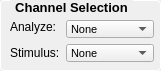
                 <widget class="QGroupBox" name="groupBox_2">
                  <property name="sizePolicy">
                   <sizepolicy hsizetype="Fixed" vsizetype="Fixed">
                    <horstretch>0</horstretch>
                    <verstretch>0</verstretch>
                   </sizepolicy>
                  </property>
                  <property name="minimumSize">
                   <size>
                    <width>161</width>
                    <height>71</height>
                   </size>
                  </property>
                  <property name="maximumSize">
                   <size>
                    <width>161</width>
                    <height>71</height>
                   </size>
                  </property>
                  <property name="font">
                   <font>
                    <pointsize>10</pointsize>
                    <bold>true</bold>
                   </font>
                  </property>
                  <property name="styleSheet">
                   <string notr="true">QGroupBox {
            border: 1px solid #ffffff;
            border-radius: 4px;
            margin-top: 0.5em;
            padding-top: 0.5em;
        }

        QGroupBox::title {
            subcontrol-origin: margin;
            left: 10px;
            padding: 0 3px 0 3px;
        }</string>
                  </property>
                  <property name="title">
                   <string>Channel Selection</string>
                  </property>
                  <widget class="QWidget" name="layoutWidget">
                   <property name="geometry">
                    <rect>
                     <x>10</x>
                     <y>20</y>
                     <width>144</width>
                     <height>44</height>
                    </rect>
                   </property>
                   <layout class="QFormLayout" name="formLayout">
                    <item row="0" column="0">
                     <widget class="QLabel" name="AnalyzeLabel">
                      <property name="sizePolicy">
                       <sizepolicy hsizetype="Fixed" vsizetype="Fixed">
                        <horstretch>0</horstretch>
                        <verstretch>0</verstretch>
                       </sizepolicy>
                      </property>
                      <property name="maximumSize">
                       <size>
                        <width>60</width>
                        <height>16777215</height>
                       </size>
                      </property>
                      <property name="font">
                       <font>
                        <pointsize>9</pointsize>
                        <bold>false</bold>
                       </font>
                      </property>
                      <property name="text">
                       <string>Analyze:</string>
                      </property>
                     </widget>
                    </item>
                    <item row="0" column="1">
                     <widget class="QComboBox" name="AnalyzeChanSelect">
                      <property name="sizePolicy">
                       <sizepolicy hsizetype="Fixed" vsizetype="Fixed">
                        <horstretch>0</horstretch>
                        <verstretch>0</verstretch>
                       </sizepolicy>
                      </property>
                      <property name="minimumSize">
                       <size>
                        <width>88</width>
                        <height>16</height>
                       </size>
                      </property>
                      <property name="maximumSize">
                       <size>
                        <width>225</width>
                        <height>18</height>
                       </size>
                      </property>
                      <property name="font">
                       <font>
                        <pointsize>8</pointsize>
                       </font>
                      </property>
                      <property name="styleSheet">
                       <string notr="true"/>
                      </property>
                      <item>
                       <property name="text">
                        <string>None</string>
                       </property>
                      </item>
                     </widget>
                    </item>
                    <item row="1" column="0">
                     <widget class="QLabel" name="StimChanSelectLabel">
                      <property name="sizePolicy">
                       <sizepolicy hsizetype="Fixed" vsizetype="Preferred">
                        <horstretch>0</horstretch>
                        <verstretch>0</verstretch>
                       </sizepolicy>
                      </property>
                      <property name="maximumSize">
                       <size>
                        <width>65</width>
                        <height>16777215</height>
                       </size>
                      </property>
                      <property name="font">
                       <font>
                        <pointsize>9</pointsize>
                        <bold>false</bold>
                       </font>
                      </property>
                      <property name="text">
                       <string>Stimulus:</string>
                      </property>
                     </widget>
                    </item>
                    <item row="1" column="1">
                     <widget class="QComboBox" name="StimChanSelect">
                      <property name="sizePolicy">
                       <sizepolicy hsizetype="Fixed" vsizetype="Fixed">
                        <horstretch>0</horstretch>
                        <verstretch>0</verstretch>
                       </sizepolicy>
                      </property>
                      <property name="minimumSize">
                       <size>
                        <width>88</width>
                        <height>0</height>
                       </size>
                      </property>
                      <property name="maximumSize">
                       <size>
                        <width>225</width>
                        <height>18</height>
                       </size>
                      </property>
                      <property name="font">
                       <font>
                        <pointsize>8</pointsize>
                       </font>
                      </property>
                      <item>
                       <property name="text">
                        <string>None</string>
                       </property>
                      </item>
                     </widget>
                    </item>
                   </layout>
                  </widget>
                 </widget>
